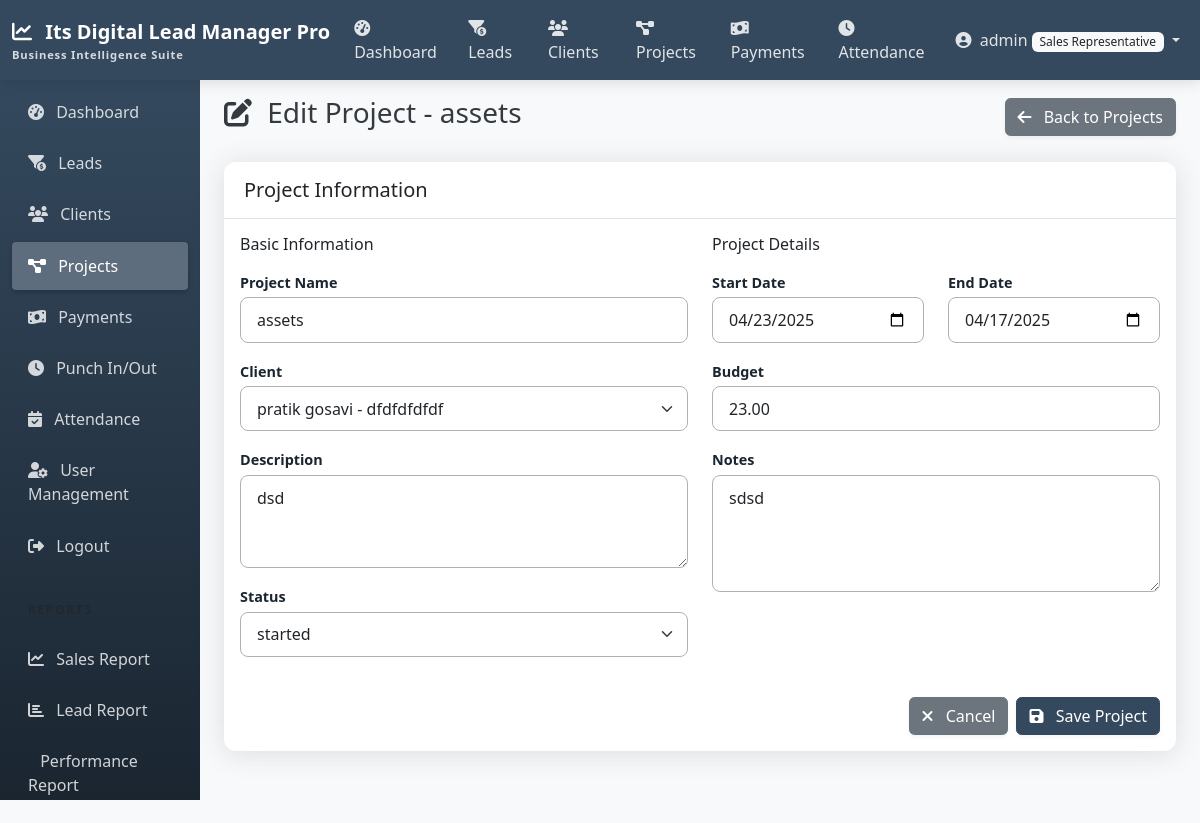
Screenshot of /projects/1/edit/ (signed in) with the database file from the repository.
### accounts/models.py (models this page shows, shortened)
class CustomUser(AbstractUser):
    ROLE_CHOICES = (
        ('admin', 'Admin'),
        ('manager', 'Manager'),
        ('team_leader', 'Team Leader'),
        ('sales_rep', 'Sales Representative'),
    )
    role = models.CharField(max_length=20, choices=ROLE_CHOICES, default='sales_rep')

### projects/models.py (models this page shows, shortened)
class Project(models.Model):
    STATUS_CHOICES = [
        ('started', 'started'),
        ('figma_completed', 'figma done'),
        ('frontend_completed', 'frontend completed'),
        ('backend_completed', 'backend completed'),
        ('completed', 'completed'),
    ]
    name = models.CharField(max_length=255)
    description = models.TextField(blank=True, null=True)
    client = models.ForeignKey(Client, on_delete=models.CASCADE, related_name='projects')
    start_date = models.DateField()
    end_date = models.DateField(blank=True, null=True)
    status = models.CharField(max_length=20, choices=STATUS_CHOICES, default='upcoming')
    budget = models.DecimalField(max_digits=12, decimal_places=2, default=0)
    notes = models.TextField(blank=True, null=True)
    created_by = models.ForeignKey(
        CustomUser,
        related_name='created_projects',
        on_delete=models.SET_NULL,
        null=True,
        blank=True
    )
    created_at = models.DateTimeField(auto_now_add=True)
    updated_at = models.DateTimeField(auto_now=True)
    class Meta:
        ordering = ['-created_at']

### projects/views.py (the view, shortened to what this page needs)
# urls.py: path('<int:pk>/edit/', views.ProjectUpdateView.as_view(), name='project_edit'),
class ProjectUpdateView(LoginRequiredMixin, ProjectAccessMixin, UpdateView):
    model = Project
    form_class = ProjectForm
    template_name = 'projects/project_form.html'
    def get_form(self, form_class=None):
        form = super().get_form(form_class)
        return form

### projects/forms.py
class ProjectForm(forms.ModelForm):
    class Meta:
        model = Project
        fields = ('name', 'description', 'client', 'start_date', 'end_date', 'status', 'budget', 'notes')
        widgets = {
            'name': forms.TextInput(attrs={'class': 'form-control'}),
            'description': forms.Textarea(attrs={'class': 'form-control', 'rows': 3}),
            'client': forms.Select(attrs={'class': 'form-select'}),
            'start_date': forms.DateInput(attrs={'class': 'form-control', 'type': 'date'}),
            'end_date': forms.DateInput(attrs={'class': 'form-control', 'type': 'date'}),
            'status': forms.Select(attrs={'class': 'form-select'}),
            'budget': forms.NumberInput(attrs={'class': 'form-control'}),
            'notes': forms.Textarea(attrs={'class': 'form-control', 'rows': 4}),
        }

### clients/models.py (called while the page is built)
    def __str__(self):
        return f"{self.name} - {self.company}" if self.company else self.name

### projects/views.py (called while the page is built, shortened)
    def test_func(self):
        if not self.request.user.is_authenticated:
            return False
        if self.request.user.is_superuser or self.request.user.role in ['admin', 'manager']:
            return True

### templates/projects/project_form.html (shortened to what this page needs)
{% extends 'base.html' %}
{% block content %}
<div class="d-flex justify-content-between align-items-center mb-4">
    <h1 class="h3">
        <i class="fas fa-{% if object %}edit{% else %}plus{% endif %} me-2"></i>
        {% if object %}Edit Project - {{ object.name }}{% else %}Add New Project{% endif %}
    </h1>
    <div>
        <a href="{% url 'project_list' %}" class="btn btn-secondary">
            <i class="fas fa-arrow-left me-2"></i> Back to Projects
        </a>
    </div>
</div>
<div class="card shadow">
    <div class="card-header bg-white">
        <h5 class="mb-0">Project Information</h5>
    </div>
    <div class="card-body">
        <form method="post">
            <div class="row">
                <div class="col-md-6 mb-4">
                    <h6 class="mb-3">Basic Information</h6>
                    <div class="mb-3">
                        <label for="{{ form.name.id_for_label }}" class="form-label">Project Name</label>
                        {{ form.name }}
                    </div>
                    <div class="mb-3">
                        <label for="{{ form.client.id_for_label }}" class="form-label">Client</label>
                        {{ form.client }}
                    </div>
                    <div class="mb-3">
                        <label for="{{ form.description.id_for_label }}" class="form-label">Description</label>
                        {{ form.description }}
                    </div>
                    <div class="mb-3">
                        <label for="{{ form.status.id_for_label }}" class="form-label">Status</label>
                        {{ form.status }}
                    </div>
                </div>
                <div class="col-md-6 mb-4">
                    <h6 class="mb-3">Project Details</h6>
                    <div class="row">
                        <div class="col-md-6 mb-3">
                            <label for="{{ form.start_date.id_for_label }}" class="form-label">Start Date</label>
                            {{ form.start_date }}
                        </div>
                        <div class="col-md-6 mb-3">
                            <label for="{{ form.end_date.id_for_label }}" class="form-label">End Date</label>
                            {{ form.end_date }}
                        </div>
                    </div>
                    <div class="mb-3">
                        <label for="{{ form.budget.id_for_label }}" class="form-label">Budget</label>
                        {{ form.budget }}
                    </div>
                    <div class="mb-3">
                        <label for="{{ form.notes.id_for_label }}" class="form-label">Notes</label>
                        {{ form.notes }}
                    </div>
                </div>
            </div>
            <div class="d-flex justify-content-end">
                <a href="{% url 'project_list' %}" class="btn btn-secondary me-2">
                    <i class="fas fa-times me-2"></i> Cancel
                </a>
                <button type="submit" class="btn btn-primary">
                    <i class="fas fa-save me-2"></i> Save Project
                </button>
            </div>
        </form>
    </div>
</div>
{% endblock %}

### templates/navbar.html (shortened to what this page needs)
<nav class="navbar navbar-expand-md navbar-dark sticky-top">
    <div class="container-fluid">
        <a class="navbar-brand" href="{% url 'home' %}">
            <i class="fas fa-chart-line me-2"></i>
            Its Digital Lead Manager Pro
            <span class="navbar-brand-subtitle">Business Intelligence Suite</span>
        </a>
        <div class="collapse navbar-collapse" id="navbarNav">
            <ul class="navbar-nav me-auto">
                {% if user.is_authenticated %}
                <li class="nav-item">
                    <a class="nav-link {% if request.path == '/reports/dashboard/' %}active{% endif %}" href="{% url 'dashboard' %}">
                        <i class="fas fa-tachometer-alt me-1"></i> Dashboard
                    </a>
                </li>
                <li class="nav-item">
                    <a class="nav-link {% if '/leads/' in request.path %}active{% endif %}" href="{% url 'lead_list' %}">
                        <i class="fas fa-funnel-dollar me-1"></i> Leads
                    </a>
                </li>
                <li class="nav-item">
                    <a class="nav-link {% if '/clients/' in request.path %}active{% endif %}" href="{% url 'client_list' %}">
                        <i class="fas fa-users me-1"></i> Clients
                    </a>
                </li>
                <li class="nav-item d-none d-lg-block">
                    <a class="nav-link {% if '/projects/' in request.path %}active{% endif %}" href="{% url 'project_list' %}">
                        <i class="fas fa-project-diagram me-1"></i> Projects
                    </a>
                </li>
                <li class="nav-item d-none d-lg-block">
                    <a class="nav-link {% if '/payments/' in request.path %}active{% endif %}" href="{% url 'payment_list' %}">
                        <i class="fas fa-money-bill-wave me-1"></i> Payments
                    </a>
                </li>
                <li class="nav-item d-none d-lg-block">
                    <a class="nav-link {% if '/attendance/punch/' in request.path %}active{% endif %}" href="{% url 'punch' %}">
                        <i class="fas fa-clock me-1"></i> Attendance
                    </a>
                </li>
                {% endif %}
            </ul>
            <ul class="navbar-nav">
                {% if user.is_authenticated %}
                <li class="nav-item dropdown">
                    <a class="nav-link dropdown-toggle" href="#" id="navbarDropdown" role="button" data-bs-toggle="dropdown" aria-expanded="false">
                        <i class="fas fa-user-circle me-1"></i>
                        {% if user.first_name %}{{ user.first_name }}{% else %}{{ user.username }}{% endif %}
                        <span class="badge bg-light text-dark">{{ user.get_role_display }}</span>
                    </a>
                </li>
                {% endif %}
            </ul>
        </div>
    </div>
</nav>

### static/css/custom.css (style rules this page uses)
:root { --primary-color: #34495e; --primary-light: #5d6d7e; --primary-dark: #1a2530; --secondary-color: #e2e2e2; --secondary-dark: #b1b1b1; --accent-color: #f39c12; --bg-color: #f8f9fa; --text-color: #343a40; --text-light: #f8f9fa; --success-color: #2ecc71; --info-color: #3498db; --warning-color: #f39c12; --danger-color: #e74c3c; }
body { background-color: var(--bg-color); color: var(--text-color); }
.navbar { background-color: var(--primary-color) !important; box-shadow: 0 4px 12px rgba(0, 0, 0, 0.1); }
.navbar-brand { font-weight: 700; font-size: 1.25rem; color: white !important; }
.navbar-brand-subtitle { font-size: 0.7rem; opacity: 0.8; display: block; letter-spacing: 0.05rem; }
.navbar .nav-link { color: rgba(255, 255, 255, 0.85) !important; font-weight: 500; }
.card { border: none; box-shadow: 0 0.15rem 1.75rem 0 rgba(58, 59, 69, 0.15) !important; border-radius: 0.75rem; margin-bottom: 1.5rem; transition: transform 0.2s ease, box-shadow 0.2s ease; }
.card-header { padding: 1rem 1.25rem; border-bottom: 1px solid var(--secondary-color); background-color: white; border-top-left-radius: 0.75rem !important; border-top-right-radius: 0.75rem !important; font-weight: 600; }
.form-control, .form-select { border-radius: 0.5rem; padding: 0.6rem 1rem; border-color: var(--secondary-dark); }
label { font-weight: 500; color: var(--primary-dark); }
.badge { font-weight: 500; padding: 0.35em 0.65em; }
label.form-label { font-weight: 600; margin-bottom: 0.25rem; color: var(--primary-dark); font-size: 0.9rem; }
.btn { border-radius: 0.35rem; font-weight: 500; box-shadow: 0 2px 4px rgba(0, 0, 0, 0.05); transition: all 0.2s ease; }
.btn-primary { background-color: var(--primary-color); border-color: var(--primary-color); }

### rows the page displays
CustomUser: username "admin", role "Sales Representative"
Project: name "assets", client "pratik gosavi - dfdfdfdfdf", description "dsd", status "started", start_date "04/23/2025", end_date "04/17/2025", budget "23.00", notes "sdsd"
